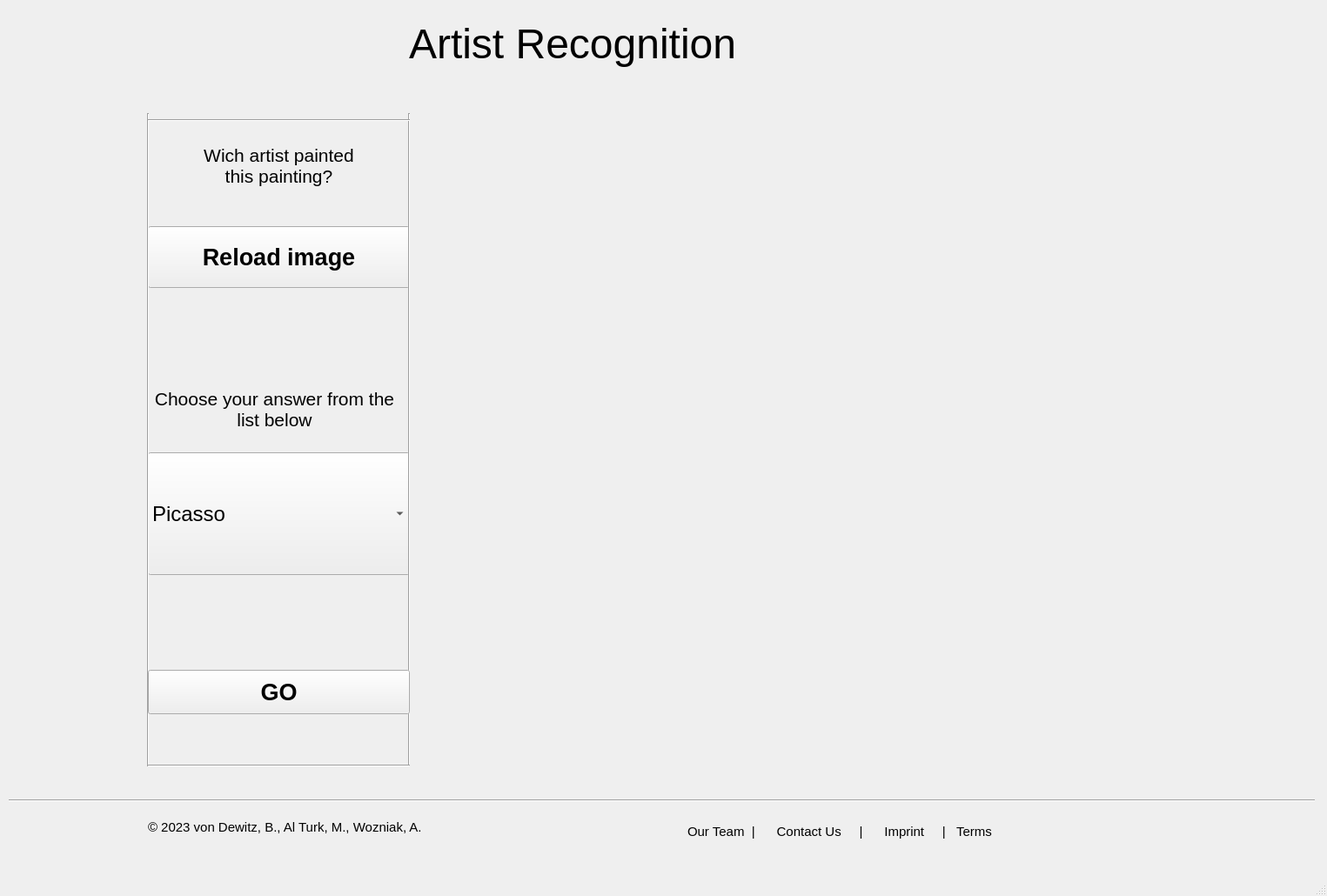
<?xml version="1.0" encoding="UTF-8"?>
<ui version="4.0">
 <class>MainWindow</class>
 <widget class="QMainWindow" name="MainWindow">
  <property name="geometry">
   <rect>
    <x>0</x>
    <y>0</y>
    <width>1525</width>
    <height>1030</height>
   </rect>
  </property>
  <property name="windowTitle">
   <string>MainWindow</string>
  </property>
  <widget class="QWidget" name="centralwidget">
   <widget class="QStackedWidget" name="stackedWidget">
    <property name="geometry">
     <rect>
      <x>10</x>
      <y>10</y>
      <width>1501</width>
      <height>981</height>
     </rect>
    </property>
    <property name="currentIndex">
     <number>0</number>
    </property>
    <widget class="QWidget" name="page_2">
     <widget class="QLabel" name="painting_image_random">
      <property name="geometry">
       <rect>
        <x>620</x>
        <y>140</y>
        <width>661</width>
        <height>731</height>
       </rect>
      </property>
      <property name="text">
       <string/>
      </property>
      <property name="pixmap">
       <pixmap>../example_paintings/Pablo_Picasso_412.jpg</pixmap>
      </property>
      <property name="scaledContents">
       <bool>true</bool>
      </property>
     </widget>
     <widget class="QStackedWidget" name="stackedWidget_2">
      <property name="geometry">
       <rect>
        <x>160</x>
        <y>410</y>
        <width>301</width>
        <height>331</height>
       </rect>
      </property>
      <property name="currentIndex">
       <number>0</number>
      </property>
      <widget class="QWidget" name="stack_01">
       <widget class="QLabel" name="text_choose">
        <property name="geometry">
         <rect>
          <x>0</x>
          <y>20</y>
          <width>291</width>
          <height>61</height>
         </rect>
        </property>
        <property name="font">
         <font>
          <pointsize>16</pointsize>
         </font>
        </property>
        <property name="text">
         <string>Choose your answer from the list below</string>
        </property>
        <property name="alignment">
         <set>Qt::AlignCenter</set>
        </property>
        <property name="wordWrap">
         <bool>true</bool>
        </property>
       </widget>
       <widget class="QComboBox" name="drop_down_artist">
        <property name="geometry">
         <rect>
          <x>0</x>
          <y>100</y>
          <width>301</width>
          <height>141</height>
         </rect>
        </property>
        <property name="font">
         <font>
          <pointsize>18</pointsize>
         </font>
        </property>
        <item>
         <property name="text">
          <string>Picasso</string>
         </property>
        </item>
        <item>
         <property name="text">
          <string>Gaugain</string>
         </property>
        </item>
       </widget>
      </widget>
      <widget class="QWidget" name="stack_02">
       <widget class="QLabel" name="machine_answer">
        <property name="geometry">
         <rect>
          <x>10</x>
          <y>80</y>
          <width>281</width>
          <height>121</height>
         </rect>
        </property>
        <property name="text">
         <string>example: Pablo Picasso 
machine Answer 
and all information gathered 
by machine etc. 
including correct answer</string>
        </property>
       </widget>
       <widget class="QLabel" name="label">
        <property name="geometry">
         <rect>
          <x>90</x>
          <y>40</y>
          <width>141</width>
          <height>21</height>
         </rect>
        </property>
        <property name="text">
         <string>Machine Answer</string>
        </property>
       </widget>
      </widget>
     </widget>
     <widget class="QPushButton" name="pushButton_start2">
      <property name="geometry">
       <rect>
        <x>160</x>
        <y>250</y>
        <width>301</width>
        <height>71</height>
       </rect>
      </property>
      <property name="font">
       <font>
        <pointsize>20</pointsize>
        <bold>true</bold>
       </font>
      </property>
      <property name="text">
       <string>Reload image</string>
      </property>
     </widget>
     <widget class="QLabel" name="text_start_request_2">
      <property name="geometry">
       <rect>
        <x>160</x>
        <y>140</y>
        <width>301</width>
        <height>81</height>
       </rect>
      </property>
      <property name="font">
       <font>
        <pointsize>16</pointsize>
       </font>
      </property>
      <property name="text">
       <string>Wich artist painted 
this painting?</string>
      </property>
      <property name="alignment">
       <set>Qt::AlignCenter</set>
      </property>
     </widget>
     <widget class="QLabel" name="title2">
      <property name="geometry">
       <rect>
        <x>460</x>
        <y>0</y>
        <width>470</width>
        <height>80</height>
       </rect>
      </property>
      <property name="font">
       <font>
        <pointsize>36</pointsize>
       </font>
      </property>
      <property name="text">
       <string>Artist Recognition</string>
      </property>
     </widget>
     <widget class="Line" name="line">
      <property name="geometry">
       <rect>
        <x>-10</x>
        <y>900</y>
        <width>1521</width>
        <height>20</height>
       </rect>
      </property>
      <property name="orientation">
       <enum>Qt::Horizontal</enum>
      </property>
     </widget>
     <widget class="Line" name="line_2">
      <property name="geometry">
       <rect>
        <x>450</x>
        <y>120</y>
        <width>20</width>
        <height>751</height>
       </rect>
      </property>
      <property name="orientation">
       <enum>Qt::Vertical</enum>
      </property>
     </widget>
     <widget class="Line" name="line_3">
      <property name="geometry">
       <rect>
        <x>150</x>
        <y>120</y>
        <width>20</width>
        <height>751</height>
       </rect>
      </property>
      <property name="orientation">
       <enum>Qt::Vertical</enum>
      </property>
     </widget>
     <widget class="QLabel" name="label_3">
      <property name="geometry">
       <rect>
        <x>160</x>
        <y>930</y>
        <width>361</width>
        <height>21</height>
       </rect>
      </property>
      <property name="font">
       <font>
        <pointsize>11</pointsize>
       </font>
      </property>
      <property name="text">
       <string>© 2023 von Dewitz, B., Al Turk, M., Wozniak, A.</string>
      </property>
     </widget>
     <widget class="QLabel" name="label_6">
      <property name="geometry">
       <rect>
        <x>780</x>
        <y>930</y>
        <width>381</width>
        <height>31</height>
       </rect>
      </property>
      <property name="font">
       <font>
        <pointsize>11</pointsize>
       </font>
      </property>
      <property name="text">
       <string>Our Team  |      Contact Us     |      Imprint     |   Terms  </string>
      </property>
     </widget>
     <widget class="QPushButton" name="pushButton">
      <property name="geometry">
       <rect>
        <x>160</x>
        <y>760</y>
        <width>301</width>
        <height>51</height>
       </rect>
      </property>
      <property name="font">
       <font>
        <pointsize>20</pointsize>
        <bold>true</bold>
       </font>
      </property>
      <property name="text">
       <string>GO</string>
      </property>
     </widget>
     <widget class="Line" name="line_5">
      <property name="geometry">
       <rect>
        <x>160</x>
        <y>120</y>
        <width>301</width>
        <height>16</height>
       </rect>
      </property>
      <property name="orientation">
       <enum>Qt::Horizontal</enum>
      </property>
     </widget>
     <widget class="Line" name="line_7">
      <property name="geometry">
       <rect>
        <x>160</x>
        <y>860</y>
        <width>301</width>
        <height>20</height>
       </rect>
      </property>
      <property name="orientation">
       <enum>Qt::Horizontal</enum>
      </property>
     </widget>
    </widget>
    <widget class="QWidget" name="page_1">
     <widget class="QLabel" name="painting_image1">
      <property name="geometry">
       <rect>
        <x>40</x>
        <y>170</y>
        <width>331</width>
        <height>431</height>
       </rect>
      </property>
      <property name="text">
       <string/>
      </property>
      <property name="pixmap">
       <pixmap>../example_paintings/Vincent_van_Gogh_210.jpg</pixmap>
      </property>
      <property name="scaledContents">
       <bool>true</bool>
      </property>
     </widget>
     <widget class="QLabel" name="text_start_request">
      <property name="geometry">
       <rect>
        <x>730</x>
        <y>740</y>
        <width>241</width>
        <height>41</height>
       </rect>
      </property>
      <property name="font">
       <font>
        <pointsize>16</pointsize>
       </font>
      </property>
      <property name="text">
       <string>Push the button to begin</string>
      </property>
     </widget>
     <widget class="QPushButton" name="pushButton_start_1">
      <property name="geometry">
       <rect>
        <x>990</x>
        <y>720</y>
        <width>401</width>
        <height>81</height>
       </rect>
      </property>
      <property name="font">
       <font>
        <pointsize>20</pointsize>
        <bold>true</bold>
       </font>
      </property>
      <property name="text">
       <string>Let's Start</string>
      </property>
     </widget>
     <widget class="QLabel" name="painting_image1_text">
      <property name="geometry">
       <rect>
        <x>60</x>
        <y>620</y>
        <width>181</width>
        <height>31</height>
       </rect>
      </property>
      <property name="font">
       <font>
        <pointsize>16</pointsize>
       </font>
      </property>
      <property name="text">
       <string>Artist name</string>
      </property>
     </widget>
     <widget class="QLabel" name="painting_image2_text">
      <property name="geometry">
       <rect>
        <x>430</x>
        <y>620</y>
        <width>181</width>
        <height>31</height>
       </rect>
      </property>
      <property name="font">
       <font>
        <pointsize>16</pointsize>
       </font>
      </property>
      <property name="text">
       <string>Artist name</string>
      </property>
     </widget>
     <widget class="QLabel" name="painting_image2">
      <property name="geometry">
       <rect>
        <x>400</x>
        <y>170</y>
        <width>331</width>
        <height>431</height>
       </rect>
      </property>
      <property name="text">
       <string/>
      </property>
      <property name="pixmap">
       <pixmap>../example_paintings/Vincent_van_Gogh_210.jpg</pixmap>
      </property>
      <property name="scaledContents">
       <bool>true</bool>
      </property>
     </widget>
     <widget class="QLabel" name="painting_image3_text">
      <property name="geometry">
       <rect>
        <x>780</x>
        <y>620</y>
        <width>181</width>
        <height>31</height>
       </rect>
      </property>
      <property name="font">
       <font>
        <pointsize>16</pointsize>
       </font>
      </property>
      <property name="text">
       <string>Artist name</string>
      </property>
     </widget>
     <widget class="QLabel" name="painting_image3">
      <property name="geometry">
       <rect>
        <x>760</x>
        <y>170</y>
        <width>331</width>
        <height>431</height>
       </rect>
      </property>
      <property name="text">
       <string/>
      </property>
      <property name="pixmap">
       <pixmap>../example_paintings/Vincent_van_Gogh_210.jpg</pixmap>
      </property>
      <property name="scaledContents">
       <bool>true</bool>
      </property>
     </widget>
     <widget class="QLabel" name="painting_image4_text">
      <property name="geometry">
       <rect>
        <x>1140</x>
        <y>620</y>
        <width>181</width>
        <height>31</height>
       </rect>
      </property>
      <property name="font">
       <font>
        <pointsize>16</pointsize>
       </font>
      </property>
      <property name="text">
       <string>Artist name</string>
      </property>
     </widget>
     <widget class="QLabel" name="painting_image4">
      <property name="geometry">
       <rect>
        <x>1120</x>
        <y>170</y>
        <width>331</width>
        <height>431</height>
       </rect>
      </property>
      <property name="text">
       <string/>
      </property>
      <property name="pixmap">
       <pixmap>../example_paintings/Vincent_van_Gogh_210.jpg</pixmap>
      </property>
      <property name="scaledContents">
       <bool>true</bool>
      </property>
     </widget>
     <widget class="QLabel" name="text_project">
      <property name="geometry">
       <rect>
        <x>60</x>
        <y>680</y>
        <width>561</width>
        <height>191</height>
       </rect>
      </property>
      <property name="font">
       <font>
        <pointsize>12</pointsize>
       </font>
      </property>
      <property name="text">
       <string>The idea of the project was to create a machine learning algorithm in Python
using libraries such as NumPy, Keras, and TensorFlow. Qt Creator 6 was used 
to build the presented graphical user interface. 
The images necessary for training and testing the algorithm were downloaded 
from Kaggle (Kaggle Inc. 2023).
The model is based on ten artist and a total of 3800 images.</string>
      </property>
     </widget>
     <widget class="QLabel" name="title2_2">
      <property name="geometry">
       <rect>
        <x>510</x>
        <y>20</y>
        <width>378</width>
        <height>64</height>
       </rect>
      </property>
      <property name="font">
       <font>
        <pointsize>36</pointsize>
       </font>
      </property>
      <property name="text">
       <string>Artist Recognition</string>
      </property>
     </widget>
     <widget class="QLabel" name="label_4">
      <property name="geometry">
       <rect>
        <x>160</x>
        <y>930</y>
        <width>411</width>
        <height>21</height>
       </rect>
      </property>
      <property name="font">
       <font>
        <pointsize>11</pointsize>
       </font>
      </property>
      <property name="text">
       <string>© 2023 von Dewitz, B., Al Turk, M., Wozniak, A.</string>
      </property>
     </widget>
     <widget class="QLabel" name="label_5">
      <property name="geometry">
       <rect>
        <x>730</x>
        <y>930</y>
        <width>431</width>
        <height>31</height>
       </rect>
      </property>
      <property name="font">
       <font>
        <pointsize>11</pointsize>
       </font>
      </property>
      <property name="text">
       <string>Our Team  |      Contact Us     |      Imprint     |   Terms  </string>
      </property>
     </widget>
     <widget class="Line" name="line_4">
      <property name="geometry">
       <rect>
        <x>-10</x>
        <y>900</y>
        <width>1521</width>
        <height>20</height>
       </rect>
      </property>
      <property name="orientation">
       <enum>Qt::Horizontal</enum>
      </property>
     </widget>
     <widget class="Line" name="line_6">
      <property name="geometry">
       <rect>
        <x>-10</x>
        <y>650</y>
        <width>1531</width>
        <height>16</height>
       </rect>
      </property>
      <property name="orientation">
       <enum>Qt::Horizontal</enum>
      </property>
     </widget>
    </widget>
   </widget>
  </widget>
  <widget class="QMenuBar" name="menubar">
   <property name="geometry">
    <rect>
     <x>0</x>
     <y>0</y>
     <width>1525</width>
     <height>22</height>
    </rect>
   </property>
  </widget>
  <widget class="QStatusBar" name="statusbar"/>
 </widget>
 <resources/>
 <connections/>
</ui>
